Frame 1 (no input): blank canvas, image omitted
Frame 60 (the mouse pressed at the canvas centre just before this capture): blank canvas, image omitted
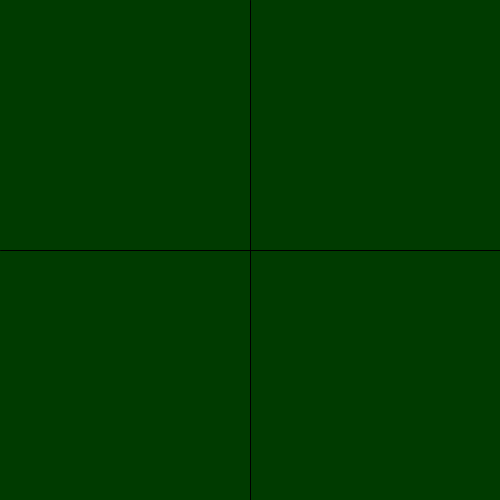
Frame 120 (the mouse held since frame 60 and released just before this capture)

The Processing sketch whose frames 1 and 60 were blank and that drew this single picture after the mouse press (run headless with seeded random() and noise(); from frame 60 on, the mouse is pressed at the canvas centre):

// Processing sketch: processing_102135
// ── processing_102135.pde

float r = 0;
float g = 0;
float b = 0;

void setup() {
 size(500, 500); 
}

void draw() {
 background (r, g ,b);
 stroke(0);
 line(width/2, 0, width/2, height);
 line(0, height/2, width, height/2); 

 if(mouseX > width/2) {
  r = r + 1; 
 } else {
  r = r - 1; 
 }

 if(mouseY > height/2) {
  b = b + 1; 
 } else {
   b = b - 1;
 }
 
 if (mousePressed) {
  g = g + 1; 
 } else {
  g = g - 1; 
 }

r = constrain(r, 0, 255);
g = constrain(g, 0 , 255);
b = constrain(b, 0, 255);


}
